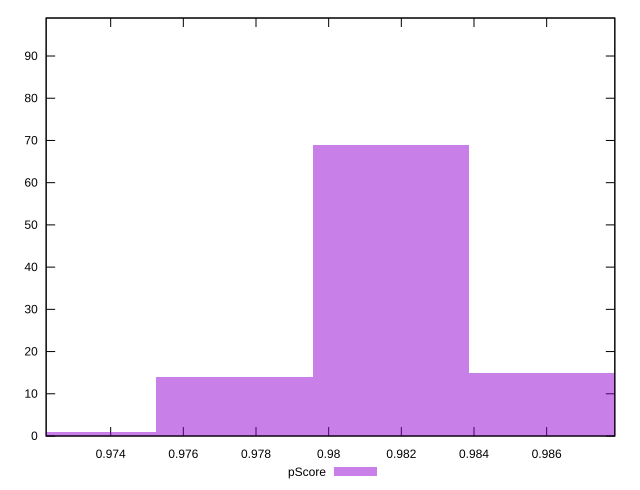

Source code (gnuplot):
reset

$pScore <<EOF
0.9817184018111749 69
0.986024184275259 15
0.9774126193470908 14
0.9731068368830067 1
EOF

set key outside below
set boxwidth 0.0043057824640841
set xrange [0.972223963460379:0.9878759972710014]
set yrange [0:99]
set trange [0:99]
set style fill transparent solid 0.5 noborder
set terminal svg size 640, 490 enhanced background rgb 'white'
set output "reports/report_00030_2021-02-24T20-42-31.540Z/largest-contentful-paint/samples/card/pScore/histogram.svg"

plot $pScore title "pScore" with boxes

reset
